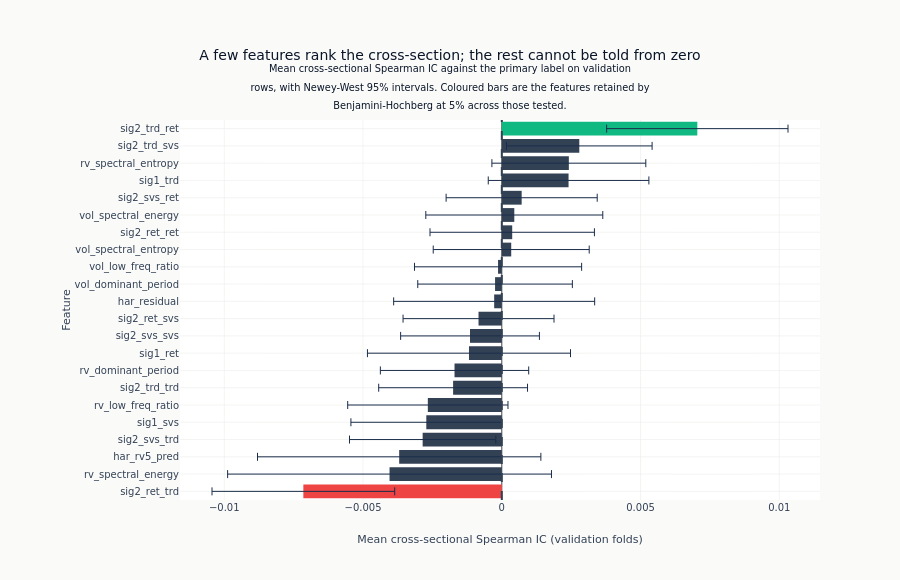

Source (notebook cell):
### Markdown cell above
**Figure F4** draws the screen. Each bar is a feature's mean validation IC with its
Newey-West interval; a bar is coloured when Benjamini-Hochberg retains the feature and left
neutral when it does not. The interval is what stops the ordering from being read as a
result: the features are sorted by point estimate, and most of those estimates cannot be told
apart from zero.

### Code cell
if n_tested > 0:
    plot_ic = hac_df.sort("mean_ic")
    bar_colors = [
        COLORS["positive"]
        if row["fdr_significant"] and row["mean_ic"] > 0
        else COLORS["negative"]
        if row["fdr_significant"]
        else COLORS["neutral"]
        for row in plot_ic.to_dicts()
    ]
    ic_title = (
        "A few features rank the cross-section; the rest cannot be told from zero"
        if n_fdr_sig
        else "No temporal feature ranks the cross-section on its own"
    ) + (
        "<br><sup>Mean cross-sectional Spearman IC against the primary label on validation"
        "<br>rows, with Newey-West 95% intervals. Coloured bars are the features retained by"
        "<br>Benjamini-Hochberg at 5% across those tested.</sup>"
    )
    fig = go.Figure(
        go.Bar(
            x=plot_ic["mean_ic"],
            y=plot_ic["feature"],
            orientation="h",
            marker_color=bar_colors,
            error_x={
                "type": "data",
                "array": (1.96 * plot_ic["hac_se"]).to_list(),
                "color": COLORS["slate"],
                "thickness": 1,
            },
            showlegend=False,
        )
    )
    fig.add_vline(x=0, line_dash="dash", line_color=COLORS["neutral"])
    fig.update_layout(
        title=ic_title,
        xaxis_title="Mean cross-sectional Spearman IC (validation folds)",
        yaxis_title="Feature",
        margin={"l": 180, "t": 120},
        height=580,
    )
    show_plotly_with_alt(
        fig,
        "Horizontal bar chart with one bar per temporal feature, feature names down the left and "
        "mean cross-sectional Spearman IC across the bottom, sorted from the most positive at "
        "the top to the most negative at the bottom. Every bar is short, within one hundredth of "
        "zero, and each carries a Newey-West 95% interval whisker. A dashed rule marks zero; most "
        "whiskers cross it and those bars are left dark slate, while the two features "
        "Benjamini-Hochberg retains are coloured, green for the positive IC at the top and red "
        "for the negative one at the bottom.",
    )
else:
    print("Validation IC chart omitted: too few symbols per timestamp to rank a cross-section.")

### Figure 1 — Plotly figure (JSON) as saved in the notebook; plotly's stock layout.template omitted (floating-point values rounded to 4 significant figures)
{"data": [{"error_x": {"array": [0.003292, 0.005835, 0.005105, 0.002636, 0.002716, 0.002888, 0.002681, 0.002672, 0.003658, 0.0025, 0.00272, 0.003621, 0.002785, 0.003011, 0.00281, 0.002962, 0.003188, 0.002722, 0.002894, 0.002773, 0.002623, 0.003267], "color": "#1a2d4a", "thickness": 1, "type": "data"}, "marker": {"color": ["#ef4444", "#334155", "#334155", "#334155", "#334155", "#334155", "#334155", "#334155", "#334155", "#334155", "#334155", "#334155", "#334155", "#334155", "#334155", "#334155", "#334155", "#334155", "#334155", "#334155", "#334155", "#10b981"]}, "orientation": "h", "showlegend": false, "type": "bar", "x": [-0.00715, -0.004045, -0.003697, -0.002852, -0.00272, -0.002665, -0.001754, -0.001703, -0.001183, -0.001145, -0.0008385, -0.0002749, -0.0002427, -0.0001349, 0.0003394, 0.0003751, 0.0004504, 0.0007157, 0.002406, 0.002416, 0.002793, 0.007045], "y": ["sig2_ret_trd", "rv_spectral_energy", "har_rv5_pred", "sig2_svs_trd", "sig1_svs", "rv_low_freq_ratio", "sig2_trd_trd", "rv_dominant_period", "sig1_ret", "sig2_svs_svs", "sig2_ret_svs", "har_residual", "vol_dominant_period", "vol_low_freq_ratio", "vol_spectral_entropy", "sig2_ret_ret", "vol_spectral_energy", "sig2_svs_ret", "sig1_trd", "rv_spectral_entropy", "sig2_trd_svs", "sig2_trd_ret"]}], "layout": {"height": 580, "margin": {"l": 180, "t": 120}, "shapes": [{"line": {"color": "#334155", "dash": "dash"}, "type": "line", "x0": 0, "x1": 0, "xref": "x", "y0": 0, "y1": 1, "yref": "y domain"}], "title": {"text": "A few features rank the cross-section; the rest cannot be told from zero<br><sup>Mean cross-sectional Spearman IC against the primary label on validation<br>rows, with Newey-West 95% intervals. Coloured bars are the features retained by<br>Benjamini-Hochberg at 5% across those tested.</sup>"}, "xaxis": {"title": {"text": "Mean cross-sectional Spearman IC (validation folds)"}}, "yaxis": {"title": {"text": "Feature"}}}}
